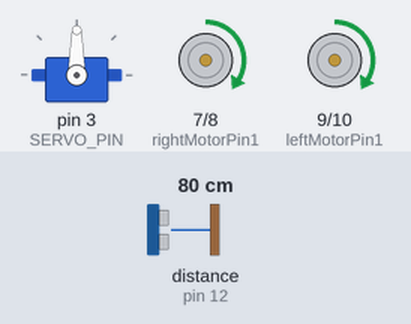
The sketch below on a simulated Arduino Uno, built with avr-gcc and run on an emulated ATmega328P. On the bench: servo, motor-driver pin pairs drawn as motors (green arrow = first pin HIGH = forward, orange = second pin HIGH = backward, longer = more drive, scaled by the enable pin). The test bench sets the inputs (shaded band); at power-on: distance to the obstacle (sensor on pin 12) 80 cm. The echo pulse lasts 58.3 µs per cm.

Above: at 1.2 s.
1.3 s: distance to the obstacle (sensor on pin 12) set to 33 cm
2.8 s: distance to the obstacle (sensor on pin 12) set to 26 cm
At 3.2 s:
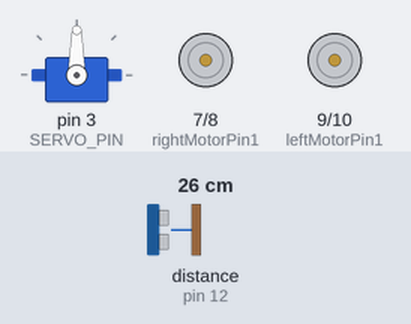
5.8 s: distance to the obstacle (sensor on pin 12) set to 35 cm
At 6.5 s:
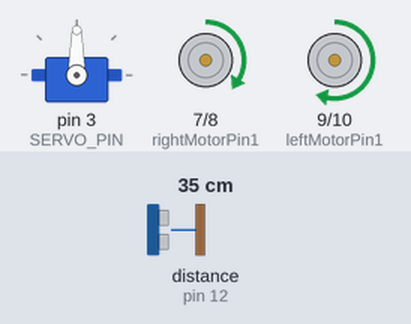
7.4 s: distance to the obstacle (sensor on pin 12) set to 2 cm
At 9.0 s:
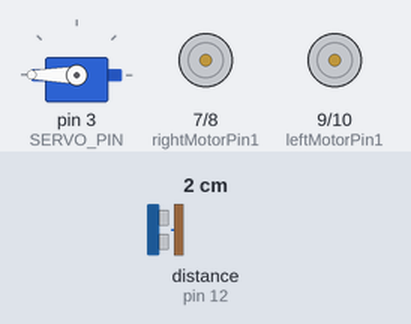
Timing chart, 0 to 11.4 s (numbered marks = the images above; inputs shaded):
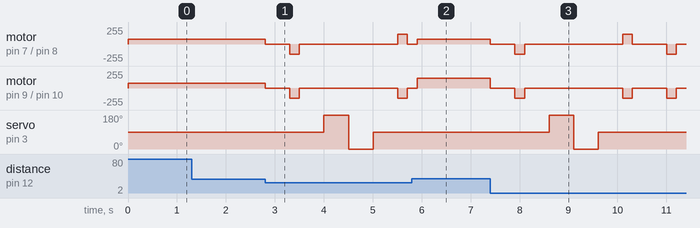

Measured:
- the behaviour switches between 30 and 29 cm on distance to the obstacle (sensor on pin 12) (found by bisection; images 0 and 1)
- after the input at 1.3 s, every drawn part: stays the same
- after the input at 5.8 s, servo on pin 3 (SERVO_PIN): stays 90° (without the input it goes to 180° after 1.3 s)

The sketch:

sketch_nov12aSmart-Obstacle-Avoiding-Car.ino
```cpp
#include <Servo.h>
#include <NewPing.h>

#define SERVO_PIN 3
#define ULTRASONIC_SENSOR_TRIG 11
#define ULTRASONIC_SENSOR_ECHO 12
#define MAX_REGULAR_MOTOR_SPEED 75
#define MAX_MOTOR_ADJUST_SPEED 150
#define DISTANCE_TO_CHECK 30

//Right motor
int enableRightMotor=5;
int rightMotorPin1=7;
int rightMotorPin2=8;

//Left motor
int enableLeftMotor=6;
int leftMotorPin1=9;
int leftMotorPin2=10;

NewPing mySensor(ULTRASONIC_SENSOR_TRIG, ULTRASONIC_SENSOR_ECHO, 400);
Servo myServo;
void setup() {
  pinMode(enableRightMotor,OUTPUT);
  pinMode(rightMotorPin1,OUTPUT);
  pinMode(rightMotorPin2,OUTPUT);

  pinMode(enableLeftMotor,OUTPUT);
  pinMode(leftMotorPin1,OUTPUT);
  pinMode(leftMotorPin2,OUTPUT);

  myServo.attach(SERVO_PIN);
  myServo.write(90);
  rotateMotor(0,0);
}

void loop() {
  int distance = mySensor.ping_cm();

  //If distance is within 30 cm then adjust motor direction as below
  if (distance > 0 && distance < DISTANCE_TO_CHECK)
  {
    //Stop motors
    rotateMotor(0, 0);
    delay(500);

    //Reverse motors
    rotateMotor(-MAX_MOTOR_ADJUST_SPEED, -MAX_MOTOR_ADJUST_SPEED);
    delay(200);

    //Stop motors
    rotateMotor(0, 0);
    delay(500);

    //Rotate servo to left
    myServo.write(180);
    delay(500);

    //Read left side distance using ultrasonic sensor
    int distanceLeft = mySensor.ping_cm();

    //Rotate servo to right
    myServo.write(0);
    delay(500);

    //Read right side distance using ultrasonic sensor
    int distanceRight = mySensor.ping_cm();

    //Bring servo to center
    myServo.write(90);
    delay(500);

    if (distanceLeft == 0 )
    {
      rotateMotor(MAX_MOTOR_ADJUST_SPEED, -MAX_MOTOR_ADJUST_SPEED);
      delay(200);
    }
    else if (distanceRight == 0 )
    {
      rotateMotor(-MAX_MOTOR_ADJUST_SPEED, MAX_MOTOR_ADJUST_SPEED);
      delay(200);
    }
    else if (distanceLeft >= distanceRight)
    {
      rotateMotor(MAX_MOTOR_ADJUST_SPEED, -MAX_MOTOR_ADJUST_SPEED);
      delay(200);
    }
    else
    {
      rotateMotor(-MAX_MOTOR_ADJUST_SPEED, MAX_MOTOR_ADJUST_SPEED);
      delay(200);
    }
    rotateMotor(0, 0);
    delay(200);
  }
  else
  {
    rotateMotor(MAX_REGULAR_MOTOR_SPEED, MAX_REGULAR_MOTOR_SPEED);
  }
}


void rotateMotor(int rightMotorSpeed, int leftMotorSpeed)
{
  if (rightMotorSpeed < 0)
  {
    digitalWrite(rightMotorPin1,LOW);
    digitalWrite(rightMotorPin2,HIGH);
  }
  else if (rightMotorSpeed >= 0)
  {
    digitalWrite(rightMotorPin1,HIGH);
    digitalWrite(rightMotorPin2,LOW);
  }

  if (leftMotorSpeed < 0)
  {
    digitalWrite(leftMotorPin1,LOW);
    digitalWrite(leftMotorPin2,HIGH);
  }
  else if (leftMotorSpeed >= 0)
  {
    digitalWrite(leftMotorPin1,HIGH);
    digitalWrite(leftMotorPin2,LOW);
  }

  analogWrite(enableRightMotor, abs(rightMotorSpeed));
  analogWrite(enableLeftMotor, abs(leftMotorSpeed));
}
```
